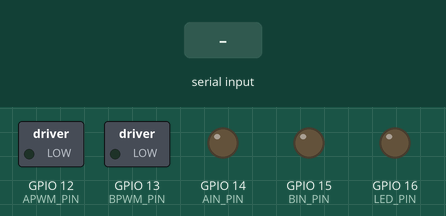
This sketch was run on a simulated ESP8266 (NodeMCU). Parts: switched loads named in the sketch (green lamp = pin HIGH), output pins drawn as LEDs (lit = HIGH). Inputs (shaded band) come from the test bench. Not simulated (calls return 0 or success): WiFiCar_TB6612.h.

Above: at 1.2 s.
1.3 s: "X" received over the second serial link
At 1.8 s:
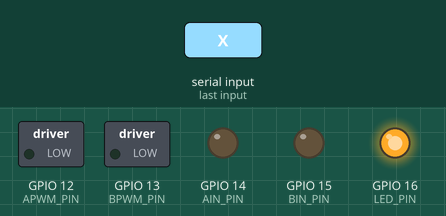
2.8 s: "x" received over the second serial link
At 4.1 s:
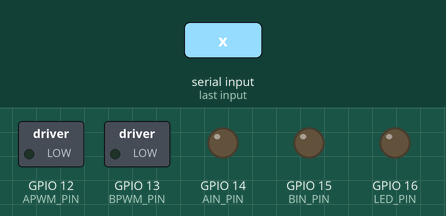
Timing chart, 0 to 5.8 s (numbered marks = the images above; inputs shaded):
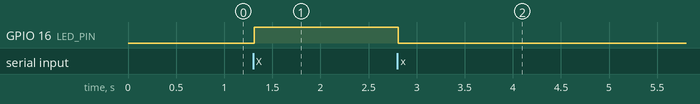

The sketch:

ESP_BT_2wd_btnapp.ino
```cpp
/*  20211030 ok
 *  2WD 블루투스 버튼 제어 주행 프로그램
 *  ESP-WROOM-02 D1
D0  16 LED PULLUP 10K
D1  5 TRIG
D2  4 ECHO
D3  0      FLASH
D4  2      (SDA)
D5  14 AIN (SCL)
D6  12 APWM
D7  13 BPWM
D8  15 BIN PULLDOWN 10K
D9  TX 1 RXD BT
D10 RX 3 TXD BT
*/
#include <ESP8266WiFi.h>
#include <WiFiCar_TB6612.h> //TB6612
#include <SoftwareSerial.h>

// pin settings
#define LED_PIN    16  //D0
#define TRIG_PIN    5   //D1 ULTRASONIC
#define ECHO_PIN    4   //D2

//#define OC1_PIN    0   //D3 NOT USE
//#define OC2_PIN    2   //D4 NOT USE

#define AIN_PIN    14   //D5 TB6612
#define APWM_PIN   12   //D6
#define BPWM_PIN   13   //D7
#define BIN_PIN    15   //D8

#define RXD_PIN   3   //D9 BLUETOOTH TX
#define TXD_PIN   1   //D10 BLUETOOTH RX

const int ADIR = 1; //Value can be 1 or -1
const int BDIR = 1;

SoftwareSerial BT(RXD_PIN,TXD_PIN);//3RX, 1TX

Motor M1(AIN_PIN, APWM_PIN, ADIR);//Left
Motor M2(BIN_PIN, BPWM_PIN, BDIR);//Right

char command;
int SPEED = 0;//motor speed 1023

bool LEDstatus = LOW;
boolean FL = false;
boolean FR = false;

void setup() {
  pinMode(LED_PIN, OUTPUT);
  pinMode(TRIG_PIN, OUTPUT);
  pinMode(AIN_PIN, OUTPUT);
  pinMode(BIN_PIN, OUTPUT);
  pinMode(APWM_PIN, OUTPUT);
  pinMode(BPWM_PIN, OUTPUT);
  digitalWrite(AIN_PIN, LOW);
  digitalWrite(BIN_PIN, LOW);
  digitalWrite(APWM_PIN, LOW);
  digitalWrite(BPWM_PIN, LOW);
//for Test
/*
  M1.drive(1020,1000);
  M1.brake();
  M2.drive(1020,1000);
  M2.brake();
*/
  brake(M1, M2); //initialize with motors stoped

  Serial.begin(9600); //Set the baud rate to your Bluetooth module.
  BT.begin(9600);
}

void loop(){

  while (BT.available() > 0) {
    command = BT.read();
    ///Serial.print(command);
  }

  if (FL) {digitalWrite(LED_PIN, HIGH);}
  if (!FL) {digitalWrite(LED_PIN, LOW);}

  switch (command) {
    case 'F':SPEED = 980; forward(M1, M2, SPEED); break;
    case 'B':SPEED = 980; backward(M1, M2, -SPEED); break;
    case 'L':SPEED = 900; left(M1, M2, SPEED); break;
    case 'R':SPEED = 900; right(M1, M2, SPEED); break;
    case 'U':SPEED = 900; selfLeft(M1, M2, SPEED); break;
    case 'V':SPEED = 900; selfRight(M1, M2, SPEED); break;
    case 'X':FL = true; break;
    case 'x':FL = false; break;
    case 's':
    default :SPEED = 0; brake(M1, M2); break;

  }
  delay(10);
}
```

Measured:
- after the input at 1.3 s, GPIO 16 (LED_PIN): LOW → HIGH at once
- after the input at 2.8 s, GPIO 16 (LED_PIN): HIGH → LOW at once
